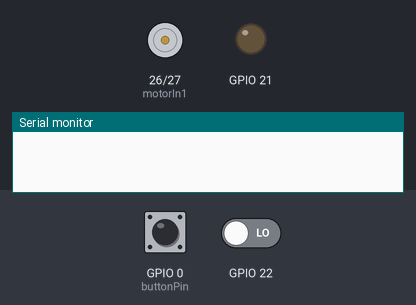
The sketch below on a simulated ESP32. Shown: motor-driver pin pairs drawn as motors (green arrow = first pin HIGH = forward, orange = second pin HIGH = backward, longer = more drive), output pins drawn as LEDs (lit = HIGH), the last lines printed to the serial monitor. The test bench sets the inputs (shaded band); at power-on: GPIO 0 (buttonPin) HIGH, GPIO 22 LOW.

Above: at 1.2 s.
1.3 s: GPIO 0 (buttonPin) pulled LOW for 0.15 s
At 2.5 s:
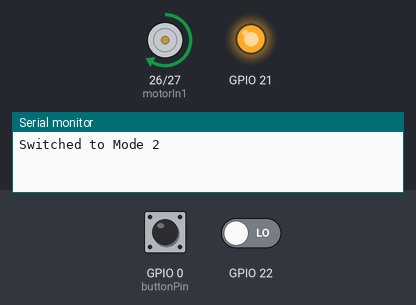
2.9 s: GPIO 0 (buttonPin) pulled LOW for 1 s
At 3.9 s:
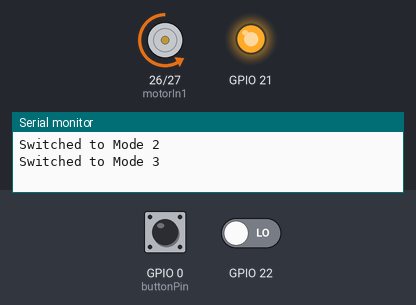
5.4 s: GPIO 0 (buttonPin) pulled LOW for 0.15 s
At 5.8 s:
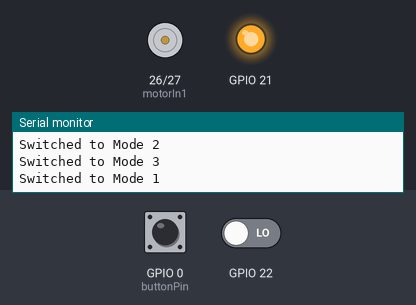
Timing chart, 0 to 8.4 s (numbered marks = the images above; inputs shaded):
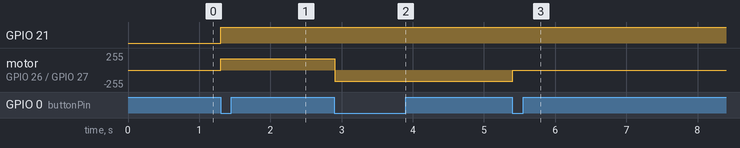

The sketch:

elevCode-2026-03-23.ino
```cpp
#include <Arduino.h>

// ---------------- MOTOR ----------------
const int motorIn1 = 26;
const int motorIn2 = 27;

const int pwmFreq = 20000;
const int pwmResolution = 8;
const int pwmSpeed = 170;  // Adjust motor speed as needed

// ---------------- ULTRASONIC ----------------
const int cMaxEcho = 15000;   // max echo wait in microseconds
const int cTrigger = 11;      // trigger pulse length in microseconds

uint32_t cycles = 0;
uint32_t lastPulse = 0;

// stop motor if object is this close or closer
const int stopDistanceCm = 8;

// Modes
enum Mode {
  STOP_MODE = 1,
  RUN_MODE,
  REVERSE_MODE
};

Mode currentMode = STOP_MODE;  // Default to stop mode

// ---------------- BUTTON ----------------
const int buttonPin = 0;  // Button pin to switch modes
volatile bool buttonPressed = false;

void IRAM_ATTR buttonISR() {
  buttonPressed = true;
}

// ---------------- ULTRASONIC ----------------
struct Ultrasonic {
  const int triggerPin;
  const int echoPin;
  volatile uint32_t pulseBegin = 0;
  volatile uint32_t pulseEnd = 0;
  volatile bool newEcho = false;
  volatile bool timeout = false;
  hw_timer_t* pTimer = NULL;
};

Ultrasonic ultrasonic = {21, 22};   // trig = 21, echo = 22

void initUltrasonic(Ultrasonic* us);
void ping(Ultrasonic* us);
uint32_t getEchoTime(Ultrasonic* us);
uint32_t usToCm(uint32_t us);
void ARDUINO_ISR_ATTR usTimerISR(void* arg);
void ARDUINO_ISR_ATTR echoISR(void* arg);

void setup() {
  Serial.begin(115200);

  // Set up motor PWM
  ledcAttach(motorIn1, pwmFreq, pwmResolution);
  ledcAttach(motorIn2, pwmFreq, pwmResolution);

  // Set up button and interrupt
  pinMode(buttonPin, INPUT_PULLUP);  // Button input with pullup
  attachInterrupt(digitalPinToInterrupt(buttonPin), buttonISR, FALLING);  // Button press ISR

  // Set up ultrasonic
  initUltrasonic(&ultrasonic);
}

void loop() {
  uint32_t pulseDuration = 0;

  // Check for button press to change modes
  if (buttonPressed) {
    buttonPressed = false;  // Reset the button press flag
    currentMode = static_cast<Mode>((static_cast<int>(currentMode) % 3) + 1);  // Cycle through 1, 2, 3
    Serial.printf("Switched to Mode %d\n", currentMode);
  }

  // Execute different behavior based on current mode
  switch (currentMode) {
    case STOP_MODE:
      stopMotors();  // Stop motors completely
      break;

    case RUN_MODE:
      runMotors();  // Run motor using ultrasonic logic
      break;

    case REVERSE_MODE:
      reverseMotors();  // Reverse motor direction
      break;

    default:
      stopMotors();
      break;
  }

  delay(1);
}

// ---------------- MOTOR CONTROL FUNCTIONS ----------------

void stopMotors() {
  ledcWrite(motorIn1, 0);
  ledcWrite(motorIn2, 0);
}

void runMotors() {
  uint32_t pulseDuration = 0;

  // start one ultrasonic measurement every ~100 ms
  if (cycles == 0) {
    ping(&ultrasonic);
  }

  cycles++;
  if (cycles == 100) {
    cycles = 0;
  }

  // check for new ultrasonic reading
  pulseDuration = getEchoTime(&ultrasonic);

  if (pulseDuration > 0) {
    lastPulse = pulseDuration;
    Serial.printf("Distance: %lu cm\n", usToCm(lastPulse));
  }

  // if object is close, stop motor
  if (lastPulse > 0 && usToCm(lastPulse) <= stopDistanceCm) {
    ledcWrite(motorIn1, 0);
    ledcWrite(motorIn2, 0);
  }
  else {
    // otherwise spin motor at constant speed
    ledcWrite(motorIn1, pwmSpeed);
    ledcWrite(motorIn2, 0);
  }

}

void reverseMotors() {
  // Reverse the direction of the motor
  ledcWrite(motorIn1, 0);
  ledcWrite(motorIn2, pwmSpeed);  // Reverse motor direction
}

// ---------------- ULTRASONIC FUNCTIONS ----------------

void ping(Ultrasonic* us) {
  timerRestart(us->pTimer);
  timerAlarm(us->pTimer, cTrigger, false, 0);
  digitalWrite(us->triggerPin, HIGH);
  us->timeout = false;
}

void initUltrasonic(Ultrasonic* us) {
  pinMode(us->triggerPin, OUTPUT);
  pinMode(us->echoPin, INPUT);
  attachInterruptArg(us->echoPin, echoISR, us, CHANGE);
  us->pTimer = timerBegin(1000000);
  timerAttachInterruptArg(us->pTimer, usTimerISR, us);
}

uint32_t getEchoTime(Ultrasonic* us) {
  if (us->newEcho && !us->timeout) {
    us->newEcho = false;
    return us->pulseEnd - us->pulseBegin;
  } else {
    return 0;
  }
}

uint32_t usToCm(uint32_t us) {
  return (uint32_t)((double)us * 0.01724);
}

void ARDUINO_ISR_ATTR usTimerISR(void* arg) {
  Ultrasonic* us = static_cast<Ultrasonic*>(arg);

  if (timerRead(us->pTimer) < cTrigger + 10) {
    digitalWrite(us->triggerPin, LOW);
    timerRestart(us->pTimer);
    timerAlarm(us->pTimer, cMaxEcho, false, 0);
  } else {
    us->timeout = true;
  }
}

void ARDUINO_ISR_ATTR echoISR(void* arg) {
  Ultrasonic* us = static_cast<Ultrasonic*>(arg);

  if (digitalRead(us->echoPin)) {
    us->pulseBegin = micros();
  } else if (!us->timeout) {
    us->pulseEnd = micros();
    us->newEcho = true;
  }
}
```

Measured:
- after the input at 1.3 s, GPIO 21: LOW → HIGH at once; motor on GPIO 26 (motorIn1) / GPIO 27 (motorIn2): stopped → forward 169/255 at once
- after the input at 2.9 s, motor on GPIO 26 (motorIn1) / GPIO 27 (motorIn2): forward 169/255 → backward 169/255 at once
- after the input at 5.4 s, motor on GPIO 26 (motorIn1) / GPIO 27 (motorIn2): backward 169/255 → stopped at once
